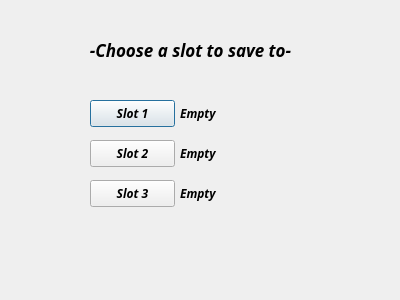
<?xml version="1.0" encoding="UTF-8"?>
<ui version="4.0">
 <class>SaveStateDialog</class>
 <widget class="QDialog" name="SaveStateDialog">
  <property name="geometry">
   <rect>
    <x>0</x>
    <y>0</y>
    <width>400</width>
    <height>300</height>
   </rect>
  </property>
  <property name="windowTitle">
   <string>Dialog</string>
  </property>
  <widget class="QPushButton" name="btnSlot1">
   <property name="geometry">
    <rect>
     <x>90</x>
     <y>100</y>
     <width>85</width>
     <height>27</height>
    </rect>
   </property>
   <property name="font">
    <font>
     <family>Sawasdee</family>
     <weight>75</weight>
     <italic>true</italic>
     <bold>true</bold>
    </font>
   </property>
   <property name="text">
    <string>Slot 1</string>
   </property>
  </widget>
  <widget class="QPushButton" name="btnSlot2">
   <property name="geometry">
    <rect>
     <x>90</x>
     <y>140</y>
     <width>85</width>
     <height>27</height>
    </rect>
   </property>
   <property name="font">
    <font>
     <family>Sawasdee</family>
     <weight>75</weight>
     <italic>true</italic>
     <bold>true</bold>
    </font>
   </property>
   <property name="text">
    <string>Slot 2</string>
   </property>
  </widget>
  <widget class="QPushButton" name="btnSlot3">
   <property name="geometry">
    <rect>
     <x>90</x>
     <y>180</y>
     <width>85</width>
     <height>27</height>
    </rect>
   </property>
   <property name="font">
    <font>
     <family>Sawasdee</family>
     <weight>75</weight>
     <italic>true</italic>
     <bold>true</bold>
    </font>
   </property>
   <property name="text">
    <string>Slot 3</string>
   </property>
  </widget>
  <widget class="QLabel" name="lblSlot1">
   <property name="geometry">
    <rect>
     <x>180</x>
     <y>105</y>
     <width>160</width>
     <height>17</height>
    </rect>
   </property>
   <property name="font">
    <font>
     <family>Sawasdee</family>
     <weight>75</weight>
     <italic>true</italic>
     <bold>true</bold>
    </font>
   </property>
   <property name="text">
    <string>Empty</string>
   </property>
  </widget>
  <widget class="QLabel" name="lblSlot2">
   <property name="geometry">
    <rect>
     <x>180</x>
     <y>145</y>
     <width>160</width>
     <height>17</height>
    </rect>
   </property>
   <property name="font">
    <font>
     <family>Sawasdee</family>
     <weight>75</weight>
     <italic>true</italic>
     <bold>true</bold>
    </font>
   </property>
   <property name="text">
    <string>Empty</string>
   </property>
  </widget>
  <widget class="QLabel" name="lblSlot3">
   <property name="geometry">
    <rect>
     <x>180</x>
     <y>185</y>
     <width>160</width>
     <height>17</height>
    </rect>
   </property>
   <property name="font">
    <font>
     <family>Sawasdee</family>
     <weight>75</weight>
     <italic>true</italic>
     <bold>true</bold>
    </font>
   </property>
   <property name="text">
    <string>Empty</string>
   </property>
  </widget>
  <widget class="QLabel" name="lblTitle">
   <property name="geometry">
    <rect>
     <x>60</x>
     <y>40</y>
     <width>261</width>
     <height>20</height>
    </rect>
   </property>
   <property name="font">
    <font>
     <family>Sawasdee</family>
     <pointsize>13</pointsize>
     <weight>75</weight>
     <italic>true</italic>
     <bold>true</bold>
    </font>
   </property>
   <property name="text">
    <string>-Choose a slot to save to-</string>
   </property>
   <property name="alignment">
    <set>Qt::AlignCenter</set>
   </property>
  </widget>
 </widget>
 <resources/>
 <connections/>
</ui>
